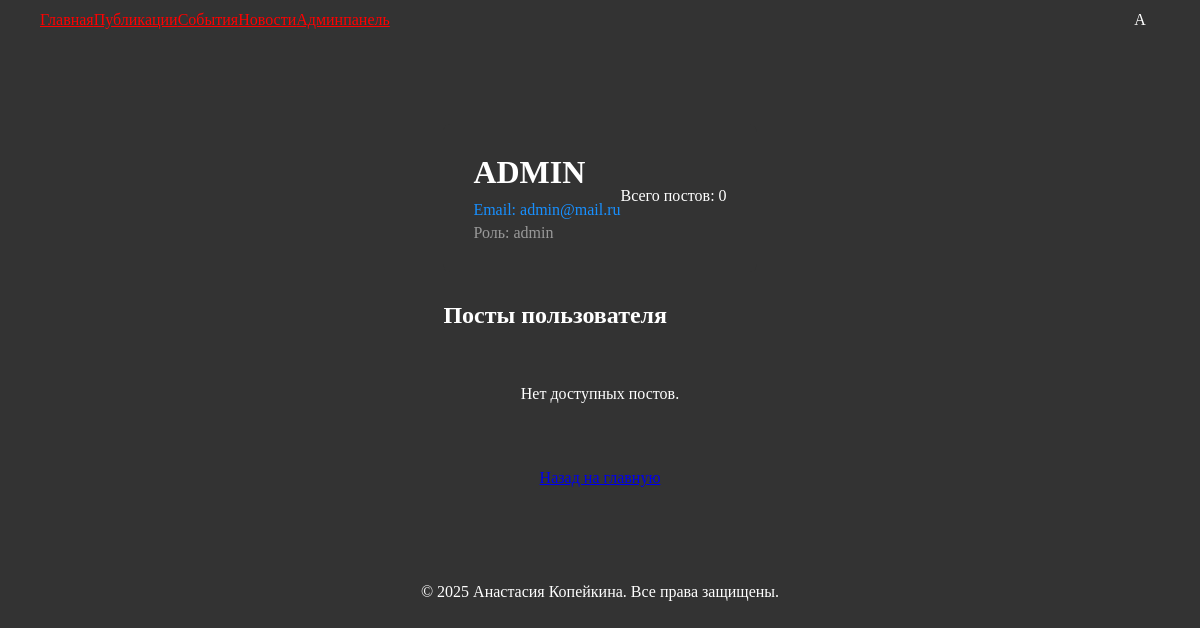
The page /profile (signed in) on the database its author committed.
### application/models.py (models this page shows, shortened)
class User(db.Model, UserMixin):
    id = db.Column(db.Integer, primary_key=True)
    username = db.Column(db.String(150), unique=True, nullable=False)
    email = db.Column(db.String(150), unique=True, nullable=False)
    password_hash = db.Column(db.String(128), nullable=False)
    role = db.Column(db.String(128), default='user')
    is_blocked = db.Column(db.Boolean, default=False)
    failed_login_attempts = db.Column(db.Integer, default=0)
    last_failed_login = db.Column(db.DateTime)
    posts = db.relationship('Post', backref='author', lazy=True)
    likes = db.relationship('Like', backref='user', lazy=True)
    comments = db.relationship('Comment', backref='user', lazy=True)

### application/views/auth.py (the view)
@auth_bp.route('/profile', methods=['GET'])
@login_required
def profile():
    if not current_user.is_authenticated:
        return redirect(url_for('auth.login'))
    user = User.query.get_or_404(current_user.id)
    posts = Post.query.filter_by(user_id=user.id).all()
    return render_template('profile.html', user=user, posts=posts)

### application/views/auth.py (called while the page is built)
@login_manager.user_loader
def load_user(user_id):
    return User.query.get(int(user_id))

### application/templates/profile.html (shortened to what this page needs)
{% extends 'base.html' %}
{% block content %}
<div class="home-container" style="max-width: 1200px; margin: 0 auto; padding: 40px 20px;">
    <div class="profile-header" style="
        background-color: #333333;
        border-radius: 8px;
        padding: 30px;
        margin-bottom: 30px;
        color: #fff;
    ">
        <div style="display: flex; justify-content: space-between; align-items: center;">
            <div>
                <h1 style="margin: 0 0 10px 0;">{{ user.username|upper }}</h1>
                <p style="margin: 0; color: #1890ff;">Email: {{ user.email }}</p>
                <p style="margin: 5px 0 0 0; color: #999;">Роль: {{ user.role }}</p>
            </div>
            <div style="text-align: right;">
                <p style="margin: 0 0 5px 0;">Всего постов: {{ posts|length }}</p>
            </div>
        </div>
    </div>
    <h2 style="color: #fff; margin-bottom: 20px;">Посты пользователя</h2>
    <div class="posts-grid" style="
        display: grid;
        grid-template-columns: repeat(auto-fill, minmax(300px, 1fr));
        gap: 20px;
        margin-bottom: 30px;
    ">
        {% for post in posts %}
        <div class="post-card" style="
            background-color: #333333;
            border-radius: 8px;
            overflow: hidden;
            transition: transform 0.3s ease;
        ">
            {% if post.file_path %}
            <div class="media-container" style="
                width: 100%;
                height: 200px;
                overflow: hidden;
            ">
                {% if post.file_type == 'image' %}
                <img src="{{ url_for('static', filename='uploads/' + post.file_path) }}"
                     alt="Post Image"
                     style="width: 100%; height: 100%; object-fit: cover;">
                {% elif post.file_type == 'video' %}
                <video style="width: 100%; height: 100%; object-fit: cover;">
                    <source src="{{ url_for('static', filename='uploads/' + post.file_path) }}" type="video/mp4">
                </video>
                {% endif %}
            </div>
            {% endif %}
            <div class="post-content" style="padding: 15px;">
                <p style="color: #fff; margin: 0 0 10px 0;">{{ post.content_text }}</p>
                <div style="display: flex; justify-content: space-between; align-items: center; color: #999; font-size: 0.9em;">
                    <div>
                        <span>👍 {{ post.likes|length }}</span>
                        <span style="margin-left: 10px;">💬 {{ post.comments|length }}</span>
                    </div>
                    <span>{{ post.created_at.strftime('%d.%m.%Y %H:%M') }}</span>
                </div>
                {% if current_user.is_authenticated and (current_user.id == post.user_id or current_user.role == 'moderator') %}
                <div style="margin-top: 10px; display: flex; gap: 10px;">
                    <a href="{{ url_for('posts.edit_post', post_id=post.id) }}" class="ant-btn ant-btn-link">Редактировать</a>
                    <form action="{{ url_for('posts.delete_post', post_id=post.id) }}" method="POST" style="display:inline;">
                        <button type="submit" class="ant-btn ant-btn-danger">Удалить</button>
                    </form>
                </div>
                {% endif %}
            </div>
        </div>
        {% else %}
        <div style="grid-column: 1 / -1; text-align: center; color: #fff; padding: 20px;">
            <p>Нет доступных постов.</p>
        </div>
        {% endfor %}
    </div>
    <div style="text-align: center;">
        <a href="{{ url_for('index') }}" class="ant-btn ant-btn-default">Назад на главную</a>
    </div>
</div>
{% endblock %}

### application/templates/base.html (shortened to what this page needs)
<!DOCTYPE html>
<html lang="en">
<head>
    <link rel="stylesheet" href="https://cdnjs.cloudflare.com/ajax/libs/antd/4.16.13/antd.min.css">
    <link rel="stylesheet" href="{{ url_for('static', filename='css/styles.css') }}">
</head>
<body>
    <header style="position: fixed; ">
        <nav class="ant-menu ant-menu-horizontal" style="display: flex; align-items: center; justify-content: space-between; padding: 0 20px;">
            <div class="left-menu" style="display: flex; align-items: center;">
                <a class="ant-menu-item" href="{{ url_for('index') }}">Главная</a>
                <a class="ant-menu-item" href="{{ url_for('posts.list_posts') }}">Публикации</a>
                <a class="ant-menu-item" href="{{ url_for('events.list_events') }}">События</a>
                <a class="ant-menu-item" href="{{ url_for('news.list_news') }}">Новости</a>
                {% if current_user.is_authenticated and current_user.role == 'moderator' %}
                <a class="ant-menu-item" href="{{ url_for('moderation.moderate_posts') }}">Модерация</a>
                {% elif current_user.is_authenticated and current_user.role == 'admin' %}
                <a class="ant-menu-item" href="{{ url_for('admin.list_users') }}">Админпанель</a>
                {% endif %}
            </div>
            <div class="right-menu" style="display: flex; align-items: center;">
                {% if not current_user.is_authenticated %}
                <a class="ant-menu-item" href="{{ url_for('auth.login') }}">Вход</a>
                <a class="ant-menu-item" href="{{ url_for('auth.register') }}">Регистрация</a>
                {% else %}
                <div
                    id="user-avatar"
                    class="ant-avatar ant-avatar-circle ant-avatar-icon user-avatar"
                    style="
                        background-color: {{ current_user.avatar_color }};
                        color: white;
                        cursor: pointer;
                        display: flex;
                        align-items: center;
                        justify-content: center;
                        width: 40px;
                        height: 40px;
                    "
                >
                    {{ current_user.username[0]|upper }}
                </div>
                {% endif %}
            </div>
        </nav>
    </header>
    <div class="content" style="padding: 20px; display: flex; justify-content: center; flex-direction: column; margin-top: 64px;">
        {% block content %}
        {% endblock %}
    </div>
    <footer style="text-align: center; padding: 20px;">
        <p>© 2025 Анастасия Копейкина. Все права защищены.</p>
    </footer>
</body>
</html>

### application/static/css/styles.css (style rules this page uses)
body { background-color: #333333; }
p { color: #ffffff; }
h1 { color: #ffffff; }
header { top: 0; left: 0; right: 0; z-index: 1000; max-width: 1200px; margin: 0 auto; padding: 0 20px; background-color: #333333; }
.ant-menu { background-color: #333333; }
.ant-menu-horizontal { border-bottom: none; }
nav a { color: #FF0000; background-color: #333333; }

### rows shown on the page
User: username "A", username "ADMIN", email "admin@mail.ru", role "admin"

### other values the page prints
{{ posts|length }} "0"
